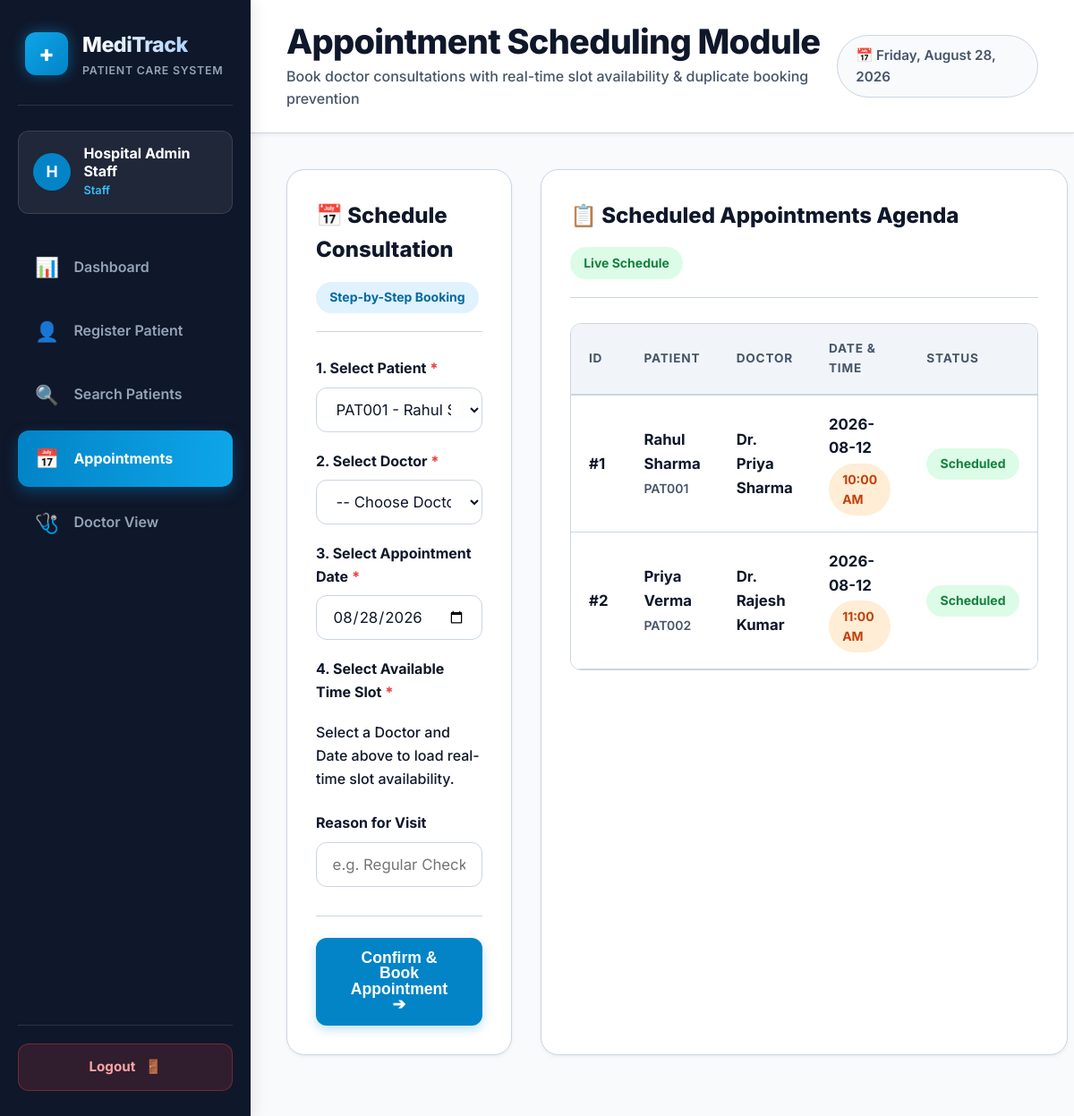
Page /appointments?patient_id=PAT001 (signed in) on the committed database.
### tables this page shows
CREATE TABLE appointments (
    appointment_id INTEGER PRIMARY KEY AUTOINCREMENT,
    patient_id TEXT NOT NULL,
    doctor_id TEXT NOT NULL,
    doctor_name TEXT NOT NULL,
    appointment_date TEXT NOT NULL, -- YYYY-MM-DD
    appointment_time TEXT NOT NULL, -- e.g. '09:00 AM'
    reason TEXT DEFAULT 'General Checkup',
    status TEXT NOT NULL DEFAULT 'Scheduled' CHECK(status IN ('Scheduled', 'Completed', 'Cancelled')),
    created_at TIMESTAMP DEFAULT CURRENT_TIMESTAMP,
    FOREIGN KEY (patient_id) REFERENCES patients(patient_id) ON DELETE CASCADE ON UPDATE CASCADE,
    FOREIGN KEY (doctor_id) REFERENCES doctors(doctor_id) ON DELETE CASCADE ON UPDATE CASCADE,
    -- Prevent duplicate bookings for same doctor, date, and time slot
    UNIQUE (doctor_id, appointment_date, appointment_time)
);

CREATE TABLE patients (
    patient_id TEXT PRIMARY KEY, -- e.g. PAT001, PAT002
    full_name TEXT NOT NULL,
    age INTEGER NOT NULL CHECK(age > 0 AND age < 130),
    gender TEXT NOT NULL,
    date_of_birth TEXT NOT NULL,
    phone TEXT NOT NULL,
    email TEXT NOT NULL,
    address TEXT NOT NULL,
    created_at TIMESTAMP DEFAULT CURRENT_TIMESTAMP
);

### app.py (the view, shortened to what this page needs)
@app.route('/appointments', methods=['GET', 'POST'])
@login_required
def appointments():
    conn = get_db()
    cursor = conn.cursor()
    cursor.execute("SELECT patient_id, full_name, phone FROM patients ORDER BY patient_id DESC;")
    patients_list = cursor.fetchall()
    cursor.execute("SELECT * FROM doctors ORDER BY name ASC;")
    doctors_list = cursor.fetchall()
    cursor.execute("""
        SELECT a.*, p.full_name as patient_name
        FROM appointments a
        JOIN patients p ON a.patient_id = p.patient_id
        ORDER BY a.appointment_date DESC, a.appointment_time ASC;
    """)
    appointments_list = cursor.fetchall()
    conn.close()
    selected_patient_id = request.args.get('patient_id', '')
    return render_template(
        'appointments.html',
        patients=patients_list,
        doctors=doctors_list,
        appointments_list=appointments_list,
        selected_patient_id=selected_patient_id,
        active_page='appointments'
    )

### app.py (called while the page is built)
@app.context_processor
def inject_global_vars():
    today = date.today()
    return {
        'current_date_display': today.strftime('%A, %B %d, %Y'),
        'today_str': today.strftime('%Y-%m-%d')
    }

def login_required(f):
    from functools import wraps
    @wraps(f)
    def decorated_function(*args, **kwargs):
        if 'user' not in session:
            flash("Please log in to access MediTrack.", "info")
            return redirect(url_for('login'))
        return f(*args, **kwargs)
    return decorated_function

### database/db.py (called while the page is built)
def get_db():
    conn = sqlite3.connect(DB_PATH)
    conn.row_factory = sqlite3.Row
    conn.execute("PRAGMA foreign_keys = ON;")
    return conn

### templates/appointments.html (shortened to what this page needs)
{% extends "base.html" %}
{% block page_title %}Appointment Scheduling Module{% endblock %}
{% block page_subtitle %}Book doctor consultations with real-time slot availability & duplicate booking prevention{% endblock %}
{% block content %}
<div class="profile-grid">
  <div class="card">
    <div class="card-header">
      <h2 class="card-title">📅 Schedule Consultation</h2>
      <span class="badge badge-blue">Step-by-Step Booking</span>
    </div>
    <form action="{{ url_for('appointments') }}" method="POST">
      <div class="form-group">
        <label class="form-label" for="patient_id">1. Select Patient <span class="required">*</span></label>
        <select id="patient_id" name="patient_id" class="form-control" required>
          {% for pat in patients %}
          <option value="{{ pat.patient_id }}" {% if selected_patient_id == pat.patient_id %}selected{% endif %}>
            {{ pat.patient_id }} - {{ pat.full_name }} ({{ pat.phone }})
          </option>
          {% endfor %}
        </select>
      </div>
      <div class="form-group">
        <label class="form-label" for="doctor_id">2. Select Doctor <span class="required">*</span></label>
        <select id="doctor_id" name="doctor_id" class="form-control" required>
          <option value="">-- Choose Doctor --</option>
        </select>
      </div>
      <div class="form-group">
        <label class="form-label" for="appointment_date">3. Select Appointment Date <span class="required">*</span></label>
        <input type="date" id="appointment_date" name="appointment_date" class="form-control" min="{{ today_str }}" value="{{ today_str }}" required>
      </div>
      <div class="form-group">
        <label class="form-label">4. Select Available Time Slot <span class="required">*</span></label>
        <div id="slot-grid-container" class="slot-grid">
          <p class="text-muted" style="font-size:1rem; font-weight:500;">Select a Doctor and Date above to load real-time slot availability.</p>
        </div>
      </div>
      <div class="form-group" style="margin-top:1.5rem;">
        <label class="form-label" for="reason">Reason for Visit</label>
        <input type="text" id="reason" name="reason" class="form-control" placeholder="e.g. Regular Checkup, Fever, Consultation...">
      </div>
      <div style="margin-top:2rem; text-align:right; border-top:1px solid var(--border-color); padding-top:1.5rem;">
        <button type="submit" class="btn btn-primary" style="min-height:52px; padding:0.8rem 2rem; font-size:1.1rem;">
          Confirm & Book Appointment ➔
        </button>
      </div>
    </form>
  </div>
  <div class="card">
    <div class="card-header">
      <h2 class="card-title">📋 Scheduled Appointments Agenda</h2>
      <span class="badge badge-green">Live Schedule</span>
    </div>
    <div class="table-responsive">
      <table class="data-table">
        <thead>
          <tr>
            <th>ID</th>
            <th>Patient</th>
            <th>Doctor</th>
            <th>Date & Time</th>
            <th>Status</th>
          </tr>
        </thead>
        <tbody>
          {% for appt in appointments_list %}
          <tr>
            <td><strong>#{{ appt.appointment_id }}</strong></td>
            <td>
              <div><strong>{{ appt.patient_name }}</strong></div>
              <small style="color:var(--text-muted); font-weight:600;">{{ appt.patient_id }}</small>
            </td>
            <td>
              <div><strong>{{ appt.doctor_name }}</strong></div>
            </td>
            <td>
              <div><strong>{{ appt.appointment_date }}</strong></div>
              <span class="badge badge-orange" style="margin-top:0.25rem;">{{ appt.appointment_time }}</span>
            </td>
            <td>
              <span class="badge badge-green">{{ appt.status }}</span>
            </td>
          </tr>
          {% else %}
          <tr>
            <td colspan="5" style="text-align:center; padding:2.5rem; color:var(--text-muted);">No appointments booked yet.</td>
          </tr>
          {% endfor %}
        </tbody>
      </table>
    </div>
  </div>
</div>
{% endblock %}

### static/css/style.css (style rules this page uses)
:root { --primary: #0284c7; --primary-hover: #0369a1; --primary-light: #e0f2fe; --primary-dark: #0c4a6e; --secondary: #0ea5e9; --accent: #14b8a6; --bg-main: #f8fafc; --bg-card: #ffffff; --bg-sidebar: #0f172a; --text-main: #0f172a; --text-muted: #475569; --text-light: #94a3b8; --text-white: #ffffff; --border-color: #cbd5e1; --border-focus: #0284c7; --status-available-bg: #dcfce7; --status-available-text: #15803d; --status-available-border: #86efac; --status-booked-bg: #fee2e2; --status-booked-text: #b91c1c; --status-booked-border: #fca5a5; --shadow-sm: 0 2px 4px 0 rgb(0 0 0 / 0.05); --shadow-md: 0 6px 12px -2px rgb(0 0 0 / 0.08), 0 3px 6px -3px rgb(0 0 0 / 0.08); --shadow-lg: 0 12px 24px -4px rgb(0 0 0 / 0.12), 0 6px 12px -6px rgb(0 0 0 / 0.12); --radius-sm: 8px; --radius-md: 12px; --radius-lg: 20px; --radius-full: 9999px; --transition: all 0.2s ease-in-out; }
* { box-sizing: border-box; margin: 0; padding: 0; }
body { font-family: 'Inter', system-ui, -apple-system, sans-serif; background-color: var(--bg-main); color: var(--text-main); font-size: clamp(16px, 1.1vw, 18px); line-height: 1.6; min-height: 100vh; display: flex; -webkit-font-smoothing: antialiased; }
.card { background: var(--bg-card); border: 1px solid var(--border-color); border-radius: var(--radius-lg); padding: 2rem; box-shadow: var(--shadow-sm); transition: var(--transition); margin-bottom: 2rem; }
.card-header { display: flex; align-items: center; justify-content: space-between; padding-bottom: 1.25rem; border-bottom: 1px solid var(--border-color); margin-bottom: 1.75rem; flex-wrap: wrap; gap: 1rem; }
.card-title { font-size: clamp(20px, 2vw, 24px); font-weight: 800; color: var(--text-main); display: flex; align-items: center; gap: 0.65rem; }
.form-group { display: flex; flex-direction: column; gap: 0.5rem; margin-bottom: 1.25rem; }
.form-label { font-size: 1rem; font-weight: 700; color: var(--text-main); }
.form-label .required { color: #ef4444; font-weight: 800; }
.form-control { width: 100%; padding: 0.8rem 1.1rem; min-height: 50px; border: 1px solid var(--border-color); border-radius: var(--radius-md); font-family: inherit; font-size: 1.05rem; color: var(--text-main); background-color: #fff; transition: var(--transition); }
select.form-control { cursor: pointer; }
.btn { display: inline-flex; align-items: center; justify-content: center; gap: 0.65rem; padding: 0.8rem 1.6rem; min-height: 50px; font-size: 1.05rem; font-weight: 700; border-radius: var(--radius-md); border: 1px solid transparent; cursor: pointer; transition: var(--transition); text-decoration: none; line-height: 1; }
.btn-primary { background-color: var(--primary); color: white; box-shadow: 0 4px 12px rgba(2, 132, 199, 0.25); }
.slot-grid { display: grid; grid-template-columns: repeat(auto-fill, minmax(150px, 1fr)); gap: 1rem; margin-top: 0.75rem; }
.table-responsive { width: 100%; overflow-x: auto; border-radius: var(--radius-md); border: 1px solid var(--border-color); }
.data-table { width: 100%; border-collapse: collapse; text-align: left; font-size: 1.05rem; }
.data-table th { background-color: #f1f5f9; color: var(--text-muted); font-weight: 700; padding: 1.1rem 1.25rem; border-bottom: 2px solid var(--border-color); text-transform: uppercase; font-size: 0.85rem; letter-spacing: 0.06em; }
.data-table td { padding: 1.15rem 1.25rem; border-bottom: 1px solid var(--border-color); color: var(--text-main); background-color: white; vertical-align: middle; }
.badge { display: inline-flex; align-items: center; gap: 0.35rem; padding: 0.4rem 0.95rem; border-radius: var(--radius-full); font-size: 0.875rem; font-weight: 700; }
.badge-blue { background-color: #e0f2fe; color: #0369a1; }
.badge-green { background-color: #dcfce7; color: #15803d; }
.badge-orange { background-color: #ffedd5; color: #c2410c; }
.profile-grid { display: grid; grid-template-columns: 1fr 1fr; gap: 2rem; }

### rows in the picture
appointments: appointment_id "1", patient_name "Rahul Sharma", patient_id "PAT001", doctor_name "Dr. Priya Sharma", appointment_date "2026-08-12", appointment_time "10:00 AM", status "Scheduled"
appointments: appointment_id "2", patient_name "Priya Verma", patient_id "PAT002", doctor_name "Dr. Rajesh Kumar", appointment_date "2026-08-12", appointment_time "11:00 AM", status "Scheduled"

### other values in the picture
{{ session['user']['full_name'][0] | upper }} "H"
{{ session['user']['full_name'] }} "Hospital Admin Staff"
{{ session['user']['role'] }} "Staff"
form field patient_id "PAT001 - Rahul Sharma (+91 98123 45678)"
